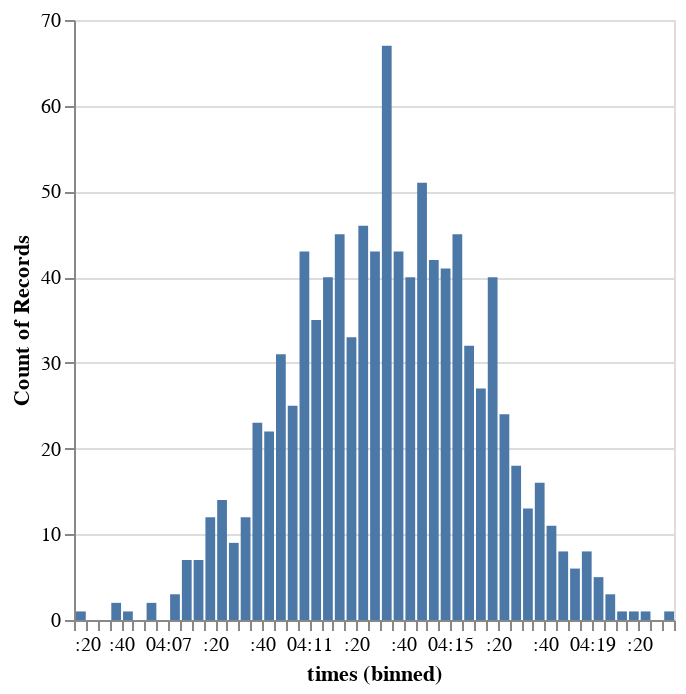

Notebook code for this chart:
### Code cell
show_simulation(cheese_count, curr_time, curr_delay, offset)

### Figure 1 — Vega-Lite specification as saved in the notebook (floating-point values rounded to 4 significant figures; data arrays with more than 128 entries replaced by an {"elided": "..."} marker saying what was removed)
{"config": {"view": {"continuousWidth": 300, "continuousHeight": 300}}, "data": {"name": "data-dc6615792a2397461cae14e37dd8c9d7"}, "mark": {"type": "bar"}, "encoding": {"x": {"bin": {"maxbins": 50}, "field": "times", "type": "temporal"}, "y": {"aggregate": "count", "type": "quantitative"}}, "$schema": "https://vega.github.io/schema/vega-lite/v5.20.1.json", "datasets": {"data-dc6615792a2397461cae14e37dd8c9d7": {"elided": "1000 records"}}}
